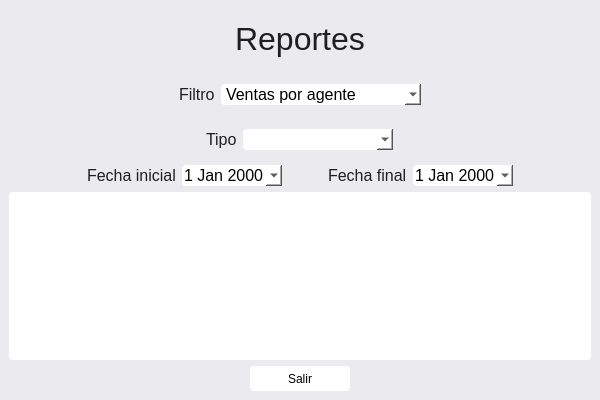
<?xml version="1.0" encoding="UTF-8"?>
<ui version="4.0">
 <class>MainWindow</class>
 <widget class="QMainWindow" name="MainWindow">
  <property name="geometry">
   <rect>
    <x>0</x>
    <y>0</y>
    <width>600</width>
    <height>400</height>
   </rect>
  </property>
  <property name="windowTitle">
   <string>MainWindow</string>
  </property>
  <property name="styleSheet">
   <string notr="true">background-color: rgb(235, 235, 239);
color: #1f1f1f;</string>
  </property>
  <widget class="QWidget" name="centralwidget">
   <layout class="QVBoxLayout" name="verticalLayout">
    <item>
     <widget class="QLabel" name="label">
      <property name="minimumSize">
       <size>
        <width>0</width>
        <height>60</height>
       </size>
      </property>
      <property name="font">
       <font>
        <pointsize>24</pointsize>
       </font>
      </property>
      <property name="text">
       <string>Reportes</string>
      </property>
      <property name="alignment">
       <set>Qt::AlignCenter</set>
      </property>
     </widget>
    </item>
    <item alignment="Qt::AlignHCenter">
     <widget class="QWidget" name="widget" native="true">
      <layout class="QHBoxLayout" name="horizontalLayout">
       <item>
        <widget class="QLabel" name="label_2">
         <property name="font">
          <font>
           <pointsize>12</pointsize>
          </font>
         </property>
         <property name="text">
          <string>Filtro</string>
         </property>
        </widget>
       </item>
       <item>
        <widget class="QComboBox" name="cbxTipoReporte">
         <property name="maximumSize">
          <size>
           <width>200</width>
           <height>16777215</height>
          </size>
         </property>
         <property name="font">
          <font>
           <pointsize>12</pointsize>
          </font>
         </property>
         <property name="styleSheet">
          <string notr="true">QComboBox{
	color: black;
	background-color: white;
	border-radius: 4px;
}
</string>
         </property>
         <item>
          <property name="text">
           <string>Ventas por agente</string>
          </property>
         </item>
         <item>
          <property name="text">
           <string>Inmuebles de un tipo especifico</string>
          </property>
         </item>
         <item>
          <property name="text">
           <string>Inmuebles vendidos por sector</string>
          </property>
         </item>
         <item>
          <property name="text">
           <string>Inmuebles disponibles para la venta</string>
          </property>
         </item>
         <item>
          <property name="text">
           <string>Ventas en un rango de fechas</string>
          </property>
         </item>
        </widget>
       </item>
      </layout>
     </widget>
    </item>
    <item alignment="Qt::AlignHCenter">
     <widget class="QWidget" name="widget" native="true">
      <layout class="QHBoxLayout" name="horizontalLayout_2">
       <item>
        <widget class="QLabel" name="lblInmuebleElegido">
         <property name="font">
          <font>
           <pointsize>12</pointsize>
          </font>
         </property>
         <property name="text">
          <string>Tipo</string>
         </property>
        </widget>
       </item>
       <item>
        <widget class="QComboBox" name="cbxTipoInmueble">
         <property name="minimumSize">
          <size>
           <width>150</width>
           <height>0</height>
          </size>
         </property>
         <property name="font">
          <font>
           <pointsize>12</pointsize>
          </font>
         </property>
         <property name="styleSheet">
          <string notr="true">QComboBox{
	color: black;
	background-color: white;
	border-radius: 4px;
}</string>
         </property>
        </widget>
       </item>
      </layout>
     </widget>
    </item>
    <item>
     <layout class="QHBoxLayout" name="horizontalLayout_3">
      <item>
       <spacer name="horizontalSpacer_2">
        <property name="orientation">
         <enum>Qt::Horizontal</enum>
        </property>
        <property name="sizeHint" stdset="0">
         <size>
          <width>40</width>
          <height>20</height>
         </size>
        </property>
       </spacer>
      </item>
      <item>
       <widget class="QLabel" name="lbl_fecha_inicio">
        <property name="font">
         <font>
          <pointsize>12</pointsize>
         </font>
        </property>
        <property name="text">
         <string>Fecha inicial</string>
        </property>
       </widget>
      </item>
      <item>
       <widget class="QDateEdit" name="dateInicio">
        <property name="minimumSize">
         <size>
          <width>100</width>
          <height>0</height>
         </size>
        </property>
        <property name="maximumSize">
         <size>
          <width>100</width>
          <height>16777215</height>
         </size>
        </property>
        <property name="font">
         <font>
          <pointsize>12</pointsize>
         </font>
        </property>
        <property name="styleSheet">
         <string notr="true">QDateEdit{
	color: black;
	background-color: white;
	border-radius: 4px;
}
</string>
        </property>
        <property name="calendarPopup">
         <bool>true</bool>
        </property>
       </widget>
      </item>
      <item>
       <spacer name="horizontalSpacer">
        <property name="orientation">
         <enum>Qt::Horizontal</enum>
        </property>
        <property name="sizeType">
         <enum>QSizePolicy::Fixed</enum>
        </property>
        <property name="sizeHint" stdset="0">
         <size>
          <width>40</width>
          <height>0</height>
         </size>
        </property>
       </spacer>
      </item>
      <item>
       <widget class="QLabel" name="lbl_fecha_fin">
        <property name="font">
         <font>
          <pointsize>12</pointsize>
         </font>
        </property>
        <property name="text">
         <string>Fecha final</string>
        </property>
       </widget>
      </item>
      <item>
       <widget class="QDateEdit" name="dateFin">
        <property name="minimumSize">
         <size>
          <width>100</width>
          <height>0</height>
         </size>
        </property>
        <property name="maximumSize">
         <size>
          <width>100</width>
          <height>16777215</height>
         </size>
        </property>
        <property name="font">
         <font>
          <pointsize>12</pointsize>
         </font>
        </property>
        <property name="styleSheet">
         <string notr="true">QDateEdit{
	color: black;
	background-color: white;
	border-radius: 4px;
}
</string>
        </property>
        <property name="calendarPopup">
         <bool>true</bool>
        </property>
       </widget>
      </item>
      <item>
       <spacer name="horizontalSpacer_3">
        <property name="orientation">
         <enum>Qt::Horizontal</enum>
        </property>
        <property name="sizeHint" stdset="0">
         <size>
          <width>40</width>
          <height>20</height>
         </size>
        </property>
       </spacer>
      </item>
     </layout>
    </item>
    <item>
     <widget class="QTableWidget" name="tblReportes">
      <property name="font">
       <font>
        <pointsize>12</pointsize>
       </font>
      </property>
      <property name="styleSheet">
       <string notr="true">QTableWidget{
	color: black;
	background-color: white;
	border-radius: 4px;
}</string>
      </property>
      <attribute name="horizontalHeaderDefaultSectionSize">
       <number>100</number>
      </attribute>
      <attribute name="horizontalHeaderStretchLastSection">
       <bool>true</bool>
      </attribute>
     </widget>
    </item>
    <item alignment="Qt::AlignHCenter">
     <widget class="QPushButton" name="btnSalir">
      <property name="minimumSize">
       <size>
        <width>100</width>
        <height>25</height>
       </size>
      </property>
      <property name="maximumSize">
       <size>
        <width>100</width>
        <height>25</height>
       </size>
      </property>
      <property name="styleSheet">
       <string notr="true">QPushButton{
	color: black;
	background-color: white;
	border-radius: 4px;
}

QPushButton::hover {
	background-color: #3081D0;
	color: white;
}</string>
      </property>
      <property name="text">
       <string>Salir</string>
      </property>
     </widget>
    </item>
   </layout>
  </widget>
 </widget>
 <resources/>
 <connections/>
</ui>
